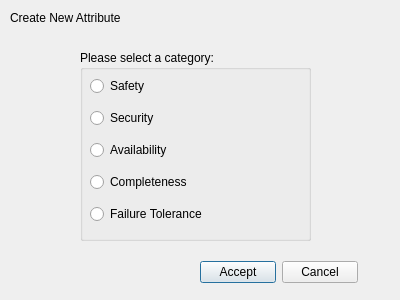
<?xml version="1.0" encoding="UTF-8"?>
<ui version="4.0">
 <class>CreateNewAttribute</class>
 <widget class="QDialog" name="CreateNewAttribute">
  <property name="geometry">
   <rect>
    <x>0</x>
    <y>0</y>
    <width>400</width>
    <height>300</height>
   </rect>
  </property>
  <property name="windowTitle">
   <string>Dialog</string>
  </property>
  <widget class="QLabel" name="label">
   <property name="geometry">
    <rect>
     <x>10</x>
     <y>10</y>
     <width>171</width>
     <height>16</height>
    </rect>
   </property>
   <property name="text">
    <string>Create New Attribute</string>
   </property>
  </widget>
  <widget class="QGroupBox" name="Categ">
   <property name="geometry">
    <rect>
     <x>80</x>
     <y>50</y>
     <width>231</width>
     <height>191</height>
    </rect>
   </property>
   <property name="title">
    <string>Please select a category:</string>
   </property>
   <widget class="QWidget" name="">
    <property name="geometry">
     <rect>
      <x>10</x>
      <y>20</y>
      <width>121</width>
      <height>161</height>
     </rect>
    </property>
    <layout class="QVBoxLayout" name="verticalLayout">
     <item>
      <widget class="QRadioButton" name="sft_radio">
       <property name="text">
        <string>Safety</string>
       </property>
      </widget>
     </item>
     <item>
      <widget class="QRadioButton" name="sct_radio">
       <property name="text">
        <string>Security</string>
       </property>
      </widget>
     </item>
     <item>
      <widget class="QRadioButton" name="avb_radio">
       <property name="text">
        <string>Availability</string>
       </property>
      </widget>
     </item>
     <item>
      <widget class="QRadioButton" name="cmp_radio">
       <property name="text">
        <string>Completeness</string>
       </property>
      </widget>
     </item>
     <item>
      <widget class="QRadioButton" name="ftl_radio">
       <property name="text">
        <string>Failure Tolerance</string>
       </property>
      </widget>
     </item>
    </layout>
   </widget>
  </widget>
  <widget class="QWidget" name="">
   <property name="geometry">
    <rect>
     <x>200</x>
     <y>260</y>
     <width>158</width>
     <height>25</height>
    </rect>
   </property>
   <layout class="QHBoxLayout" name="horizontalLayout">
    <item>
     <widget class="QPushButton" name="acc_categ">
      <property name="text">
       <string>Accept</string>
      </property>
     </widget>
    </item>
    <item>
     <widget class="QPushButton" name="exit_categ">
      <property name="text">
       <string>Cancel</string>
      </property>
     </widget>
    </item>
   </layout>
  </widget>
 </widget>
 <resources/>
 <connections/>
</ui>
